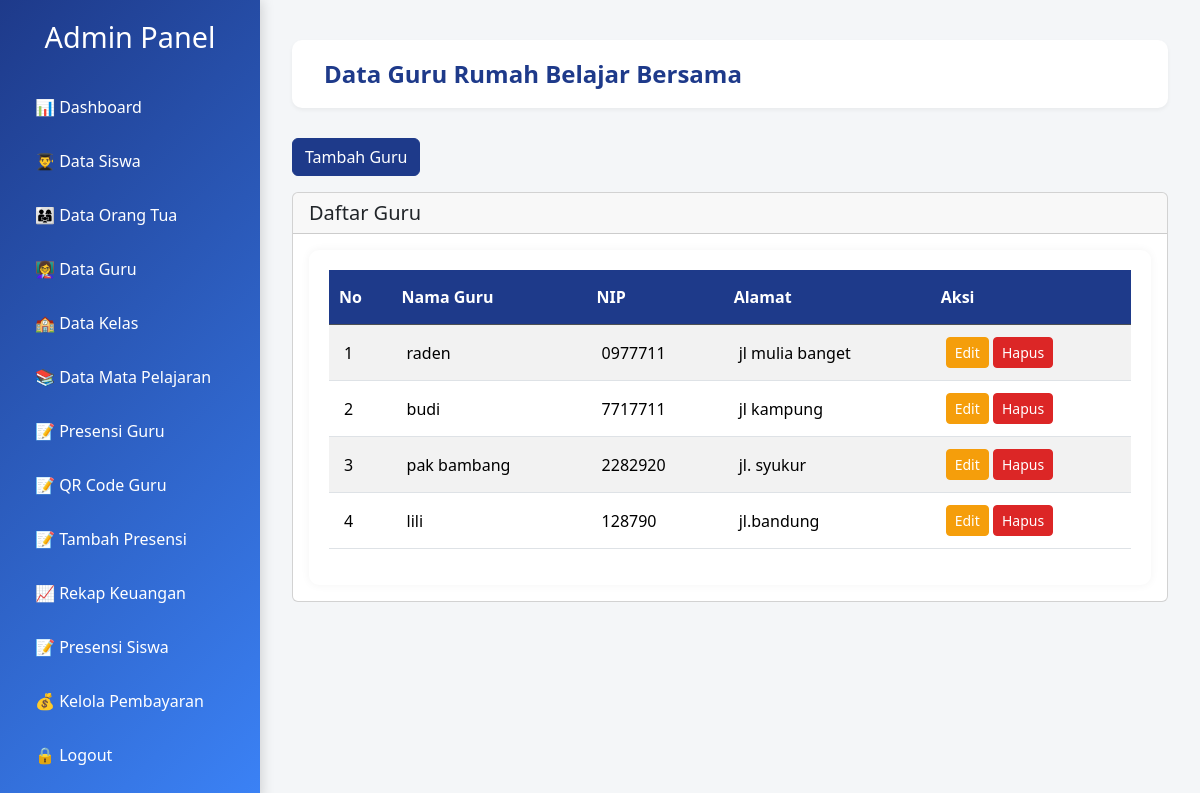
The app's page /absen/admin/data-guru/ with its own data.
### rumahbelajar/models.py (models this page shows, shortened)
class Guru(models.Model):
    user = models.OneToOneField(
        User,
        on_delete=models.CASCADE,
        related_name='rumahbelajar_guru'
    )
    nama = models.CharField(max_length=100)
    nip = models.CharField(max_length=20, null=True, blank=True)
    alamat_guru = models.TextField(null=True, blank=True)

### rumahbelajar/views.py (the view, shortened to what this page needs)
# urls.py: path('admin/data-guru/', views.data_guru_admin, name='data_guru_admin'),
def data_guru_admin(request):
    hapus_id = request.GET.get('hapus_id')
    edit_id = request.GET.get('edit_id')
    if edit_id:
        guru_instance = get_object_or_404(Guru, id=edit_id)
    else:
        guru_instance = None
    if request.method == 'POST':
        if 'edit_id' in request.POST:
            guru_instance = get_object_or_404(Guru, id=request.POST.get('edit_id'))
            form = GuruForm(request.POST, instance=guru_instance)
            if form.is_valid():
                form.save()
                messages.success(request, 'Data guru berhasil diperbarui.')
                return redirect('rumahbelajar:data_guru_admin')
            else:
                messages.error(request, 'Gagal memperbarui data guru.')
        else:
            form = GuruForm(request.POST)
            if form.is_valid():
                form.save()  # save() sudah buat user & assign ke grup 'guru'
                messages.success(request, 'Data guru dan user berhasil ditambahkan.')
                return redirect('rumahbelajar:data_guru_admin')
            else:
                messages.error(request, 'Gagal menambahkan data guru.')
    else:
        form = GuruForm(instance=guru_instance)
    guru_list = Guru.objects.all()
    return render(request, 'admin/data_guru_admin.html', {
        'form': form,
        'guru_list': guru_list,
        'edit_id': edit_id
    })

### rumahbelajar/templates/admin/data_guru_admin.html (shortened to what this page needs)
<!DOCTYPE html>
{% load form_filters %}
<html lang="en">
<head>
    <link rel="stylesheet" href="https://cdn.jsdelivr.net/npm/bootstrap@5.3.3/dist/css/bootstrap.min.css">
</head>
<body>
    <div class="container-fluid">
        <nav class="sidebar" id="sidebar" data-aos="fade-right">
            <h2>Admin Panel</h2>
            <ul>
                <li><a href="{% url 'rumahbelajar:dashboard_admin' %}">📊 Dashboard</a></li>
                <li><a href="{% url 'rumahbelajar:data_siswa' %}">👨‍🎓 Data Siswa</a></li>
                <li><a href="{% url 'rumahbelajar:data_orang_tua' %}">👨‍👩‍👧 Data Orang Tua</a></li>
                <li><a href="{% url 'rumahbelajar:data_guru_admin' %}">👩‍🏫 Data Guru</a></li>
                <li><a href="{% url 'rumahbelajar:kelas' %}">🏫 Data Kelas</a></li>
                <li><a href="{% url 'rumahbelajar:mata_pelajaran_admin' %}">📚 Data Mata Pelajaran</a></li>
                <li><a href="{% url 'rumahbelajar:presensi_guru_admin' %}">📝 Presensi Guru</a></li>
                <li><a href="{% url 'rumahbelajar:generate_admin_qrcode' %}">📝 QR Code Guru</a></li>
                <li><a href="{% url 'rumahbelajar:tambah_presensi' %}">📝 Tambah Presensi</a></li>
                <li><a href="{% url 'keuangan:rekap_keuangan' %}">📈 Rekap Keuangan</a></li>
                <li><a href="{% url 'rumahbelajar:presensi_siswa_admin' %}">📝 Presensi Siswa</a></li>
                <li><a href="{% url 'keuangan:kelola_pembayaran' %}">💰 Kelola Pembayaran</a></li>
                <li><a href="{% url 'rumahbelajar:login' %}"><span>🔒</span> Logout</a></li>
            </ul>
        </nav>
        <div class="main-content">
            <div class="header" data-aos="zoom-in">Data Guru Rumah Belajar Bersama</div>
            <button type="button" class="btn btn-primary mb-3" data-bs-toggle="modal" data-bs-target="#tambahGuruModal" data-aos="fade-up">Tambah Guru</button>
            <div class="card" data-aos="fade-up">
                <div class="card-header">
                    <h5 class="mb-0">Daftar Guru</h5>
                </div>
                <div class="card-body">
                    <div class="table-responsive" data-aos="fade-up" data-aos-delay="100">
                        <table class="table table-striped table-hover">
                            <thead class="table-dark">
                                <tr>
                                    <th>No</th>
                                    <th>Nama Guru</th>
                                    <th>NIP</th>
                                    <th>Alamat</th>
                                    <th>Aksi</th>
                                </tr>
                            </thead>
                            <tbody>
                                {% for guru in guru_list %}
                                <tr>
                                    <td>{{ forloop.counter }}</td>
                                    <td>{{ guru.nama }}</td>
                                    <td>{{ guru.nip }}</td>
                                    <td>{{ guru.alamat_guru }}</td>
                                    <td>
                                        <button class="btn btn-warning btn-sm" onclick="editTeacher({{ guru.id }}, '{{ guru.nama }}', '{{ guru.nip }}', '{{ guru.alamat_guru|escapejs }}')">Edit</button>
                                        <a href="?hapus_id={{ guru.id }}" class="btn btn-danger btn-sm" onclick="return confirm('Apakah Anda yakin ingin menghapus data ini?')">Hapus</a>
                                    </td>
                                </tr>
                                {% empty %}
                                <tr>
                                    <td colspan="5" class="text-center">Tidak ada data guru</td>
                                </tr>
                                {% endfor %}
                            </tbody>
                        </table>
                    </div>
                </div>
            </div>
        </div>
    </div>
</body>
</html>

### rumahbelajar/templates/admin/data_guru_admin.html (style rules this page uses)
* { margin: 0; padding: 0; box-sizing: border-box; }
body { font-family: 'Segoe UI', sans-serif; background-color: #f4f6f8; }
.container-fluid { display: flex; flex-direction: row; min-height: 100vh; }
nav.sidebar { width: 260px; background: linear-gradient(135deg, #1e3a8a, #3b82f6); color: white; padding: 20px; position: fixed; height: 100%; box-shadow: 2px 0 12px rgba(0, 0, 0, 0.15); transition: transform 0.3s ease; overflow-y: auto; top: 0; left: 0; z-index: 999; }
.sidebar h2 { font-size: 1.8rem; text-align: center; margin-bottom: 30px; }
.sidebar ul { list-style: none; padding: 0; }
.sidebar a { color: white; text-decoration: none; padding: 10px 15px; display: block; border-radius: 10px; transition: all 0.3s ease-in-out; font-weight: 500; margin-bottom: 10px; }
.main-content { margin-left: 260px; flex: 1; padding: 40px 20px; }
.header { background-color: #ffffff; padding: 1rem 2rem; box-shadow: 0 2px 4px rgba(0, 0, 0, 0.05); font-size: 1.5rem; font-weight: bold; color: #1e3a8a; margin-bottom: 30px; border-radius: 10px; }
.table-responsive { background-color: white; border-radius: 10px; padding: 20px; box-shadow: 0 0 10px rgba(0, 0, 0, 0.05); overflow-x: auto; }
.table-dark th { background-color: #1e3a8a !important; padding: 15px 10px; }
.table tbody td { vertical-align: middle; padding: 12px 15px; }
.btn-primary { background-color: #1e3a8a; border-color: #1e3a8a; }
.btn-warning { background-color: #f59e0b; border-color: #f59e0b; color: white; }
.btn-danger { background-color: #dc2626; border-color: #dc2626; }

### records on screen
Guru: nama "raden", nip "0977711", alamat_guru "jl mulia banget"
Guru: nama "budi", nip "7717711", alamat_guru "jl kampung"
Guru: nama "pak bambang", nip "2282920", alamat_guru "jl. syukur"
Guru: nama "lili", nip "128790", alamat_guru "jl.bandung"
